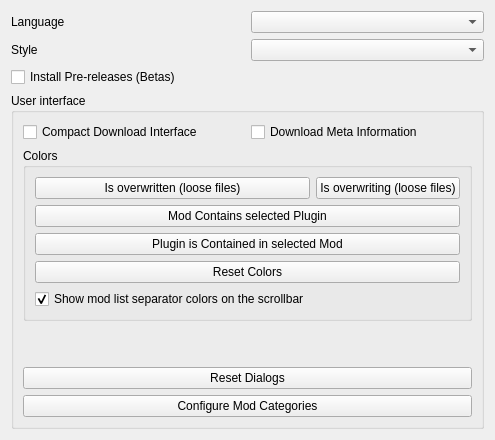
     <widget class="QWidget" name="generalTab">
      <attribute name="title">
       <string>General</string>
      </attribute>
      <layout class="QVBoxLayout" name="verticalLayout_3">
       <item>
        <layout class="QHBoxLayout" name="horizontalLayout_3">
         <item>
          <widget class="QLabel" name="label_5">
           <property name="text">
            <string>Language</string>
           </property>
          </widget>
         </item>
         <item>
          <widget class="QComboBox" name="languageBox">
           <property name="toolTip">
            <string>The display language</string>
           </property>
           <property name="whatsThis">
            <string>&lt;!DOCTYPE HTML PUBLIC &quot;-//W3C//DTD HTML 4.0//EN&quot; &quot;http://www.w3.org/TR/REC-html40/strict.dtd&quot;&gt;
&lt;html&gt;&lt;head&gt;&lt;meta name=&quot;qrichtext&quot; content=&quot;1&quot; /&gt;&lt;style type=&quot;text/css&quot;&gt;
p, li { white-space: pre-wrap; }
&lt;/style&gt;&lt;/head&gt;&lt;body style=&quot; font-family:'MS Shell Dlg 2'; font-size:8.25pt; font-weight:400; font-style:normal;&quot;&gt;
&lt;p style=&quot; margin-top:0px; margin-bottom:0px; margin-left:0px; margin-right:0px; -qt-block-indent:0; text-indent:0px;&quot;&gt;&lt;span style=&quot; font-size:8pt;&quot;&gt;The display language. This will only displaye languages for which you have a translation installed.&lt;/span&gt;&lt;/p&gt;&lt;/body&gt;&lt;/html&gt;</string>
           </property>
          </widget>
         </item>
        </layout>
       </item>
       <item>
        <layout class="QHBoxLayout" name="horizontalLayout_4">
         <item>
          <widget class="QLabel" name="label_10">
           <property name="text">
            <string>Style</string>
           </property>
          </widget>
         </item>
         <item>
          <widget class="QComboBox" name="styleBox">
           <property name="toolTip">
            <string>graphical style</string>
           </property>
           <property name="whatsThis">
            <string>graphical style of the MO user interface</string>
           </property>
          </widget>
         </item>
        </layout>
       </item>
       <item>
        <widget class="QCheckBox" name="usePrereleaseBox">
         <property name="toolTip">
          <string>Update to non-stable releases.</string>
         </property>
         <property name="whatsThis">
          <string>If this is enabled, the integrated update mechanism will notify of all releases, including pre-releases (alphas, betas).

Please use this only if you're sufficiently tech-savvy to investigate issues, look for known problems in the issue tracker and create meaningful reports.

If you use pre-releases, never contact me directly by e-mail or via private messages!</string>
         </property>
         <property name="text">
          <string>Install Pre-releases (Betas)</string>
         </property>
        </widget>
       </item>
       <item>
        <widget class="QGroupBox" name="groupBox">
         <property name="title">
          <string>User interface</string>
         </property>
         <layout class="QGridLayout" name="gridLayout">
          <item row="2" column="0" colspan="2">
           <widget class="QGroupBox" name="ModlistGroupBox">
            <property name="title">
             <string>Colors</string>
            </property>
            <layout class="QGridLayout" name="gridLayout_5">
             <item row="4" column="0" colspan="2">
              <widget class="QPushButton" name="resetColorsBtn">
               <property name="text">
                <string>Reset Colors</string>
               </property>
              </widget>
             </item>
             <item row="1" column="0">
              <widget class="QPushButton" name="overwrittenBtn">
               <property name="text">
                <string>Is overwritten (loose files)</string>
               </property>
              </widget>
             </item>
             <item row="2" column="0" colspan="2">
              <widget class="QPushButton" name="containsBtn">
               <property name="text">
                <string>Mod Contains selected Plugin</string>
               </property>
              </widget>
             </item>
             <item row="3" column="0" colspan="2">
              <widget class="QPushButton" name="containedBtn">
               <property name="text">
                <string>Plugin is Contained in selected Mod</string>
               </property>
              </widget>
             </item>
             <item row="1" column="1">
              <widget class="QPushButton" name="overwritingBtn">
               <property name="text">
                <string>Is overwriting (loose files)</string>
               </property>
              </widget>
             </item>
             <item row="5" column="0">
              <widget class="QCheckBox" name="colorSeparatorsBox">
               <property name="toolTip">
                <string>When this is enabled, the color defined for a separator will be shown on the mod list scrollbar at the location of the separator.  This can be useful for quick navigation between separator sections or to a specific separator section.</string>
               </property>
               <property name="whatsThis">
                <string>When this is enabled, the color defined for a separator will be shown on the mod list scrollbar at the location of the separator.  This can be useful for quick navigation between separator sections or to a specific separator section.</string>
               </property>
               <property name="text">
                <string>Show mod list separator colors on the scrollbar</string>
               </property>
               <property name="checked">
                <bool>true</bool>
               </property>
              </widget>
             </item>
            </layout>
           </widget>
          </item>
          <item row="6" column="0" colspan="2">
           <widget class="QPushButton" name="categoriesBtn">
            <property name="toolTip">
             <string>Modify the categories available to arrange your mods.</string>
            </property>
            <property name="whatsThis">
             <string>Modify the categories available to arrange your mods.</string>
            </property>
            <property name="text">
             <string>Configure Mod Categories</string>
            </property>
           </widget>
          </item>
          <item row="5" column="0" colspan="2">
           <widget class="QPushButton" name="resetDialogsButton">
            <property name="maximumSize">
             <size>
              <width>16777215</width>
              <height>16777215</height>
             </size>
            </property>
            <property name="toolTip">
             <string>Reset stored information from dialogs.</string>
            </property>
            <property name="whatsThis">
             <string>This will make all dialogs show up again where you checked the &quot;Remember selection&quot;-box.</string>
            </property>
            <property name="text">
             <string>Reset Dialogs</string>
            </property>
           </widget>
          </item>
          <item row="0" column="0">
           <widget class="QCheckBox" name="compactBox">
            <property name="toolTip">
             <string>If checked, the download interface will be more compact.</string>
            </property>
            <property name="text">
             <string>Compact Download Interface</string>
            </property>
           </widget>
          </item>
          <item row="4" column="0" colspan="2">
           <spacer name="verticalSpacer">
            <property name="orientation">
             <enum>Qt::Vertical</enum>
            </property>
            <property name="sizeHint" stdset="0">
             <size>
              <width>20</width>
              <height>40</height>
             </size>
            </property>
           </spacer>
          </item>
          <item row="0" column="1">
           <widget class="QCheckBox" name="showMetaBox">
            <property name="toolTip">
             <string>If checked, the download list will display meta information instead of file names.</string>
            </property>
            <property name="text">
             <string>Download Meta Information</string>
            </property>
           </widget>
          </item>
         </layout>
        </widget>
       </item>
      </layout>
     </widget>
